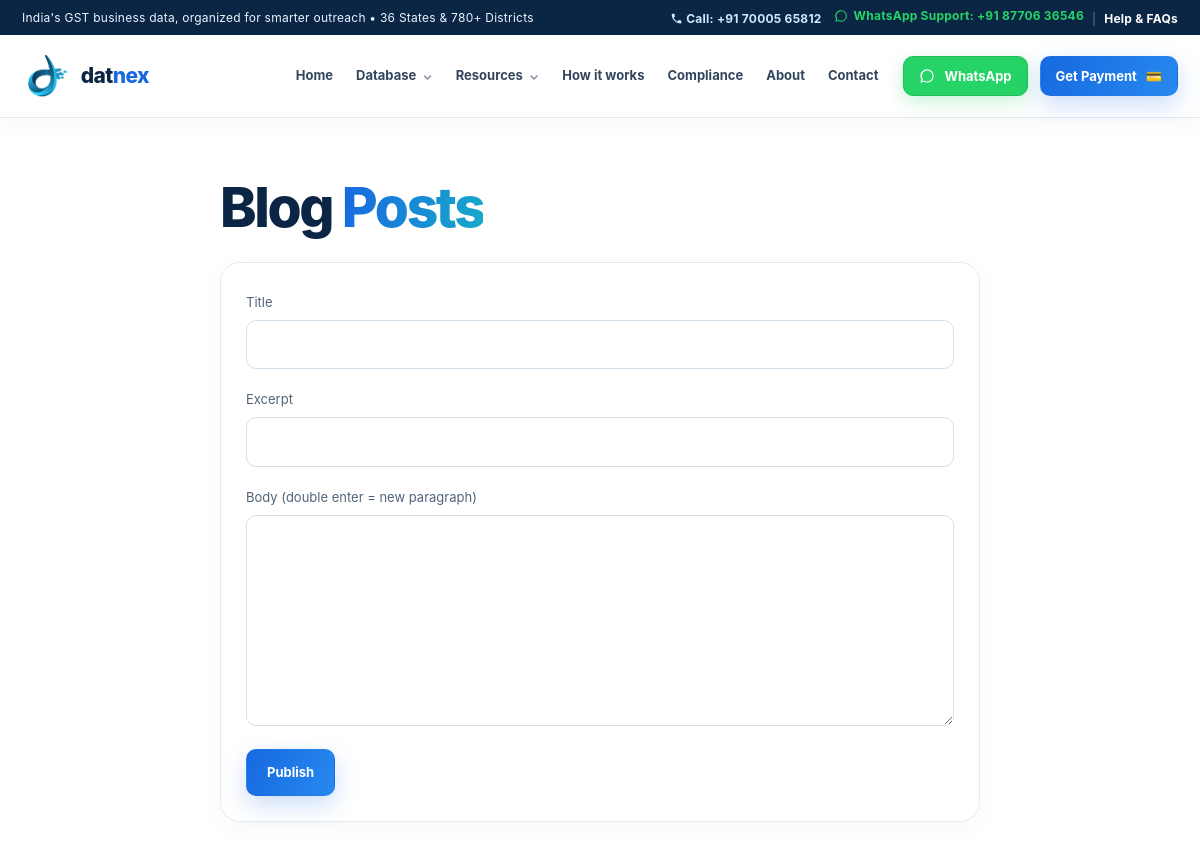
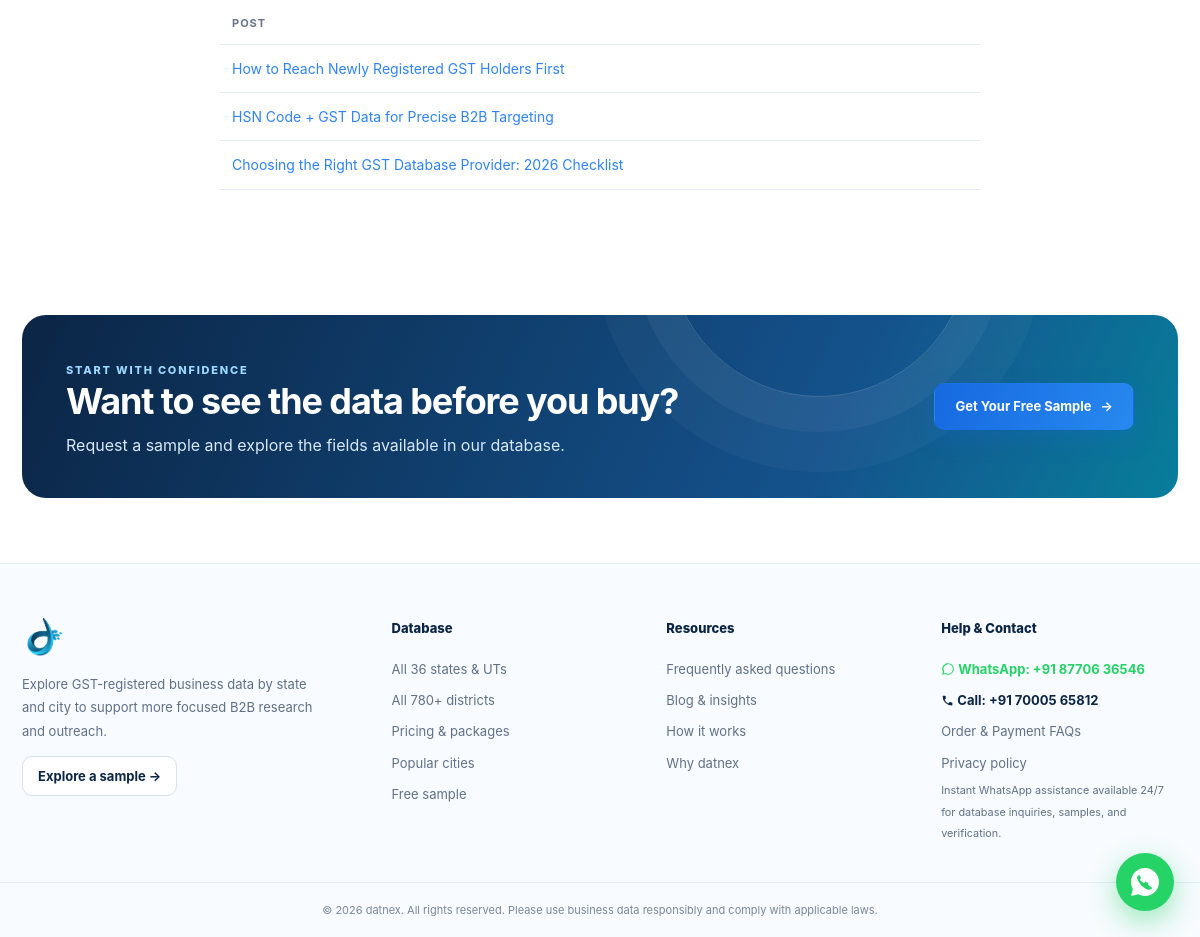
Screenshot of /admin/blog (signed in) with the database file from the repository (2 pictures, top to bottom).
### tables this page shows
CREATE TABLE settings(
  key TEXT PRIMARY KEY, value TEXT);

CREATE TABLE blog_posts(
  id INTEGER PRIMARY KEY AUTOINCREMENT, title TEXT, slug TEXT UNIQUE,
  excerpt TEXT, body TEXT, created_at TEXT DEFAULT CURRENT_TIMESTAMP);

### app.py (the view)
@app.route("/admin/blog", methods=["GET", "POST"])
@admin_required
def admin_blog():
    db = get_db()
    if request.method == "POST":
        t = request.form["title"]
        db.execute("INSERT OR IGNORE INTO blog_posts(title,slug,excerpt,body) VALUES(?,?,?,?)",
                   (t, slugify(t), request.form["excerpt"], request.form["body"]))
        db.commit(); flash("Post published")
    posts = db.execute("SELECT * FROM blog_posts ORDER BY id DESC").fetchall()
    return render_template("admin/blog.html", posts=posts)

### app.py (called while the page is built)
def get_db():
    if "db" not in g:
        g.db = sqlite3.connect(DB_PATH)
        g.db.row_factory = sqlite3.Row
        g.db.execute("PRAGMA foreign_keys=ON")
    return g.db

def admin_required(f):
    @wraps(f)
    def w(*a, **k):
        if not session.get("admin"): return redirect(url_for("admin_login"))
        return f(*a, **k)
    return w

### templates/admin/blog.html
{% extends 'base.html' %}
{% block content %}
<div class="wrap" style="max-width:760px">
  <h1>Blog <span class="grad">Posts</span></h1>
  <form method="POST" class="card" style="margin-top:24px">
    <label>Title</label><input name="title" required>
    <label>Excerpt</label><input name="excerpt" required>
    <label>Body (double enter = new paragraph)</label>
    <textarea name="body" rows="8" required></textarea>
    <button class="btn primary">Publish</button>
  </form>
  <table style="margin-top:30px"><tr><th>Post</th></tr>
    {% for p in posts %}<tr><td><a href="/blog/{{ p.slug }}" style="color:var(--blue2)">{{ p.title }}</a></td></tr>{% endfor %}</table>
</div>
{% endblock %}

### templates/base.html (shortened to what this page needs)
<!DOCTYPE html>
<html lang="en">
<head>
</head>
<body>
<div class="announcement"><div class="container announcement-inner"><span>India's GST business data, organized for smarter outreach • 36 States &amp; 780+ Districts</span><span class="announce-right"><a href="tel:{{ call_number }}" style="color:#d1e7ff;font-weight:750;margin-right:12px;text-decoration:none"> Call: {{ call_display }}</a><a href="{{ whatsapp_url('Hi datnex, I want to inquire about GST database packages.') }}" target="_blank" rel="noopener noreferrer" class="wa-announce-link" title="Chat on WhatsApp"> WhatsApp Support: {{ whatsapp_display }}</a><span style="opacity:.4;margin:0 8px">|</span><a href="/faq">Help &amp; FAQs</a></span></div></div>
<header class="nav"><div class="container nav-inner">
  <a class="logo" href="/" aria-label="datnex home" style="gap:10px;text-decoration:none"><img src="{{ url_for('static', filename='logo.png') }}" alt="datnex logo" style="height:42px;width:auto;display:block;object-fit:contain"><span style="font-size:21px;font-weight:850;letter-spacing:-.6px;color:#0b2545">dat<span style="color:#1769e0">nex</span></span></a>
  <nav class="links" id="site-links" aria-label="Main navigation">
    <a href="/">Home</a>
    <div class="nav-item"><button type="button" aria-expanded="false">Database</button></div>
    <div class="nav-item"><button type="button" aria-expanded="false">Resources</button><div class="dropdown"><a href="/faq">FAQs</a><a href="/blog">Articles &amp; updates</a><a href="/free-sample">Download free sample</a></div></div>
    <a href="/#how-it-works">How it works</a><a href="/privacy-policy">Compliance</a><a href="/#why-us">About</a><a href="/faq">Contact</a>
  </nav>
  <div class="nav-actions">
    <a class="btn wa-btn small" href="{{ whatsapp_url() }}" target="_blank" rel="noopener noreferrer" title="Chat on WhatsApp ({{ whatsapp_display }})">
      <span>WhatsApp</span>
    </a>
    <a class="btn primary small" href="/checkout">Get Payment <span>💳</span></a>
  </div>
</div></header>
{% block content %}{% endblock %}
<div class="cta"><div><span class="eyebrow" style="color:#9dd8ff">Start with confidence</span><h2>Want to see the data before you buy?</h2><p>Request a sample and explore the fields available in our database.</p></div><a class="btn primary" href="/free-sample">Get Your Free Sample <span>→</span></a></div>
<footer><div class="container footer-grid">
  <div class="footer-brand"><a class="logo" href="/"><img src="{{ url_for('static', filename='logo.png') }}" alt="datnex logo" style="height:38px;width:auto;display:block;object-fit:contain"></a><p>Explore GST-registered business data by state and city to support more focused B2B research and outreach.</p><a class="btn small" href="/free-sample">Explore a sample →</a></div>
  <div class="footer-links"><span class="footer-title">Database</span><a href="/gst-database">All 36 states &amp; UTs</a><a href="/gst-districts">All 780+ districts</a><a href="/#pricing">Pricing &amp; packages</a><a href="/#coverage">Popular cities</a><a href="/free-sample">Free sample</a></div>
  <div class="footer-links"><span class="footer-title">Resources</span><a href="/faq">Frequently asked questions</a><a href="/blog">Blog &amp; insights</a><a href="/#how-it-works">How it works</a><a href="/#why-us">Why datnex</a></div>
  <div class="footer-links footer-contact"><span class="footer-title">Help &amp; Contact</span>
    <a href="{{ whatsapp_url('Hi datnex, I need help with GST Business Database.') }}" target="_blank" rel="noopener noreferrer" style="color:#25D366;font-weight:750">
      WhatsApp: {{ whatsapp_display }}
    </a>
    <a href="tel:{{ call_number }}" style="color:var(--navy);font-weight:750" title="Direct Phone Call">
      Call: {{ call_display }}
    </a>
    <a href="/faq">Order &amp; Payment FAQs</a>
    <a href="/privacy-policy">Privacy policy</a>
    <small>Instant WhatsApp assistance available 24/7 for database inquiries, samples, and verification.</small>
  </div>
</div><div class="footer-b">© 2026 datnex. All rights reserved. Please use business data responsibly and comply with applicable laws.</div></footer>
<a href="{{ whatsapp_url('Hi datnex, I want to inquire about GST database packages.') }}" target="_blank" rel="noopener noreferrer" class="whatsapp-float" aria-label="Chat with us on WhatsApp" title="Chat on WhatsApp ({{ whatsapp_display }})">
</a>
</body></html>

### rows the page displays
settings: value "+91 70005 65812"
settings: value "+91 87706 36546"
blog_posts: title "How to Reach Newly Registered GST Holders First"
blog_posts: title "HSN Code + GST Data for Precise B2B Targeting"
blog_posts: title "Choosing the Right GST Database Provider: 2026 Checklist"
